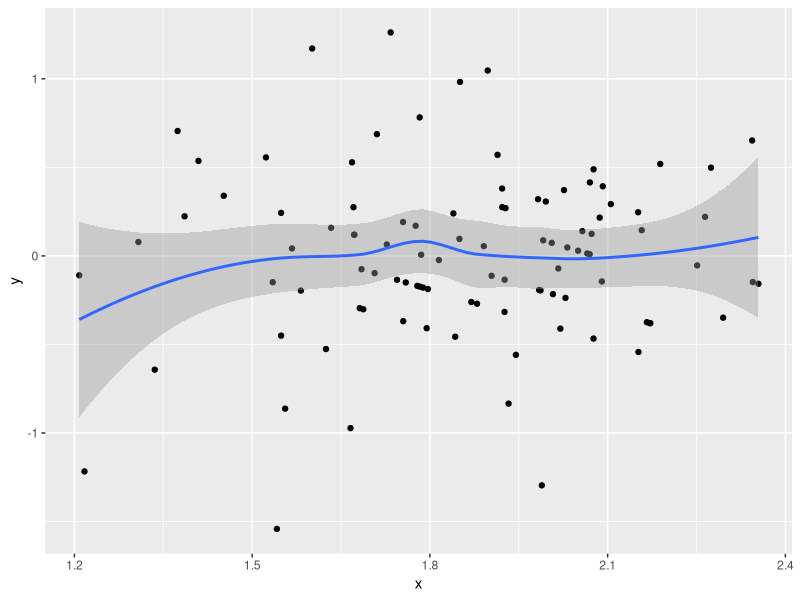
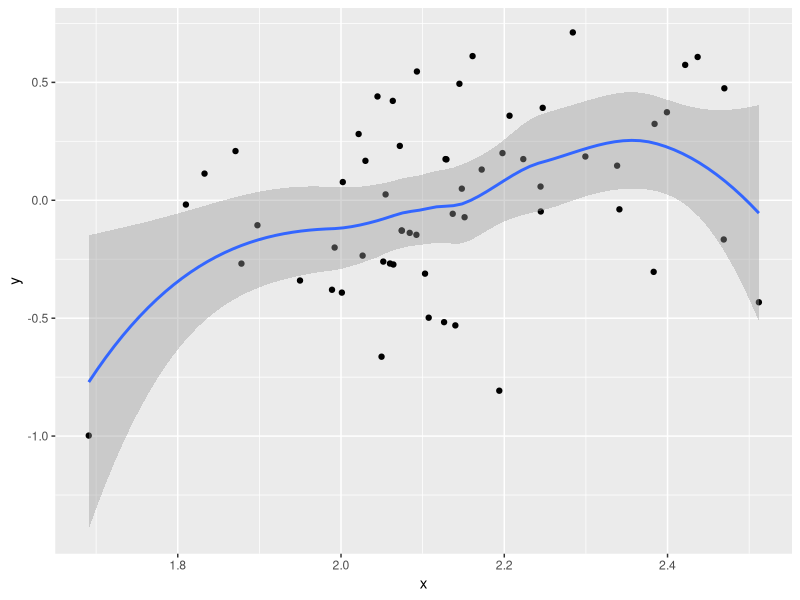
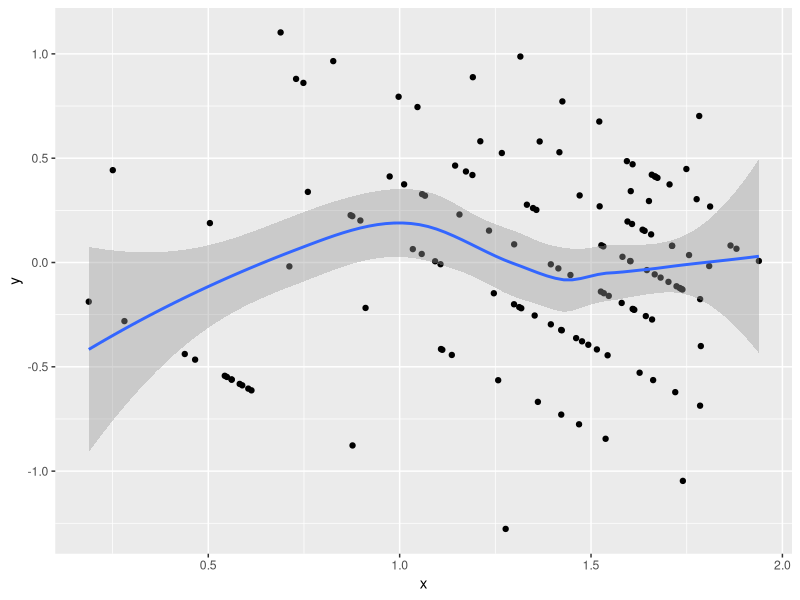
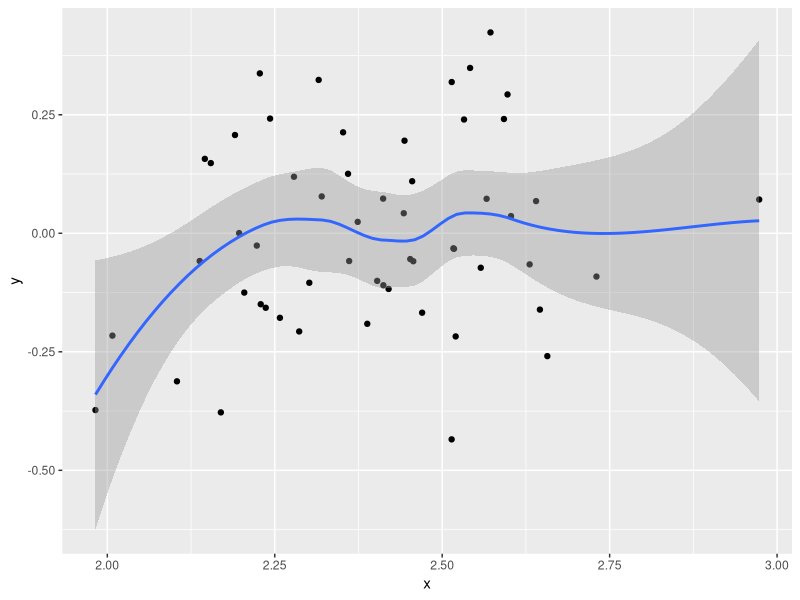
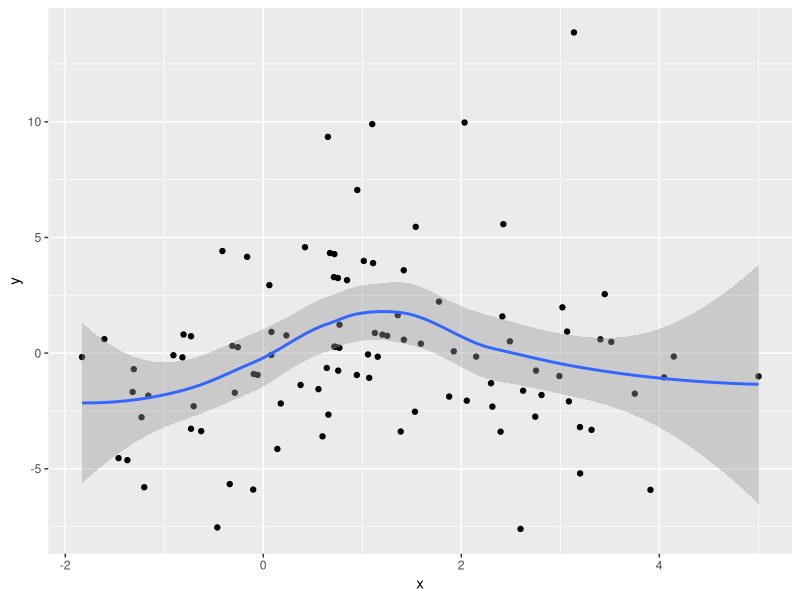
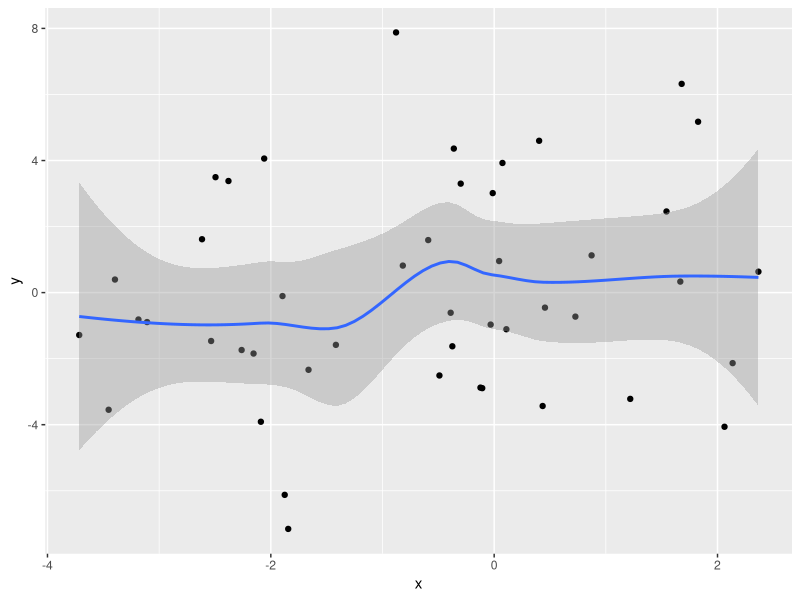

The R source for these figures, in order:
## -----------------------------------------------------------------------------
## Title: Analysis of the academic performance and career duration of Taiwanese 
##        EEB PIs
##
## Author: Gen-Chang Hsu
##
## Date: 2022-02-03
##
## Description:
## 1. Fit GLMMs to examine the relationship of academic performance before 
##    recruitment/promotion vs. year of recruitment/promotion, PhD university origin, 
##    PhD university ranking, and gender
## 2. Fit GLMMs to examine the relationship of duration for recruitment/promotion vs. 
##    year of recruitment/promotion, PhD university origin, PhD university ranking,
##    gender, and academic performance
## 3. Fit GLMMs to examine the relationship of difference in academic performance 
##    before and after recruitment/promotion vs. year of recruitment/promotion, 
##    PhD university origin, PhD university ranking, and gender
##
## Notes:
## 1. This is only part of the entire data analyses of this project. Full code is 
##    available at the corresponding author Dr. Syuan-Jyun Sun (sysun@umich.edu)
##
## -----------------------------------------------------------------------------
set.seed(123)


# Libraries --------------------------------------------------------------------
library(tidyverse)
library(lme4)
library(car)


# Import files -----------------------------------------------------------------
Performance_duration_df <- read.csv("./Data_raw/publishperishdata.csv", header = T)
Performance_diff_df <- read.csv("./Data_raw/publishperish_h_index_diff.csv", header = T)


############################### Code starts here ###############################

# 1. Academic performance ------------------------------------------------------
### (1) Recruitment 
Performance_recruit_model <- lmer(log(h_index+1) ~ Assistant.since + PhD.taiwan + 
                                  PhD.uni.rank + sex + (1|University/Department), 
                                  data = filter(Performance_duration_df, 
                                                stage == "assistant" & 
                                                beforeafter == "after"))

# Model results
summary(Performance_recruit_model)
Anova(Performance_recruit_model)

# Model validation
ggplot(data = data.frame(x = fitted(Performance_recruit_model),
                         y = resid(Performance_recruit_model))) + 
  geom_point(aes(x, y)) + 
  geom_smooth(aes(x, y))

### (2) Promotion
Performance_promotion_model <- lmer(log(h_index+1) ~ full.professor + PhD.taiwan + 
                                    PhD.uni.rank + sex + (1|University/Department), 
                                    data = filter(Performance_duration_df, 
                                                  stage == "full" & 
                                                  beforeafter == "before"))

# Model results
summary(Performance_promotion_model)
Anova(Performance_promotion_model)

# Model validation
ggplot(data = data.frame(x = fitted(Performance_promotion_model),
                         y = resid(Performance_promotion_model))) + 
  geom_point(aes(x, y)) + 
  geom_smooth(aes(x, y))


# 2. Career duration -----------------------------------------------------------
### (1) Recruitment 
Duration_recruit_model <- lmer(log(time.to.assistant+1) ~ h_index*Assistant.since + 
                               PhD.taiwan + PhD.uni.rank + sex + (1|University/Department),
                               data = filter(Performance_duration_df, 
                                             stage == "assistant" & 
                                             beforeafter == "before"))

# Model results
summary(Duration_recruit_model)
Anova(Duration_recruit_model, type = 3)  # type 3 anova for significant interaction term

# Model validation
ggplot(data = data.frame(x = fitted(Duration_recruit_model),
                         y = resid(Duration_recruit_model))) + 
  geom_point(aes(x, y)) + 
  geom_smooth(aes(x, y))

### (2) Promotion 
Duration_promotion_model <- lmer(log(time.to.full+1) ~ h_index + full.professor + 
                                 PhD.taiwan + PhD.uni.rank + sex + (1|University/Department),
                                 data = filter(Performance_duration_df, 
                                               stage == "full" & 
                                               beforeafter == "before"))

# Model results
summary(Duration_promotion_model)
Anova(Duration_promotion_model)

# Model validation
ggplot(data = data.frame(x = fitted(Duration_promotion_model),
                         y = resid(Duration_promotion_model))) + 
  geom_point(aes(x, y)) + 
  geom_smooth(aes(x, y))


# 3. Performance difference ----------------------------------------------------
### (1) Recruitment
Diff_recruit_model <- lmer(h_index_diff ~ Assistant.since + PhD.taiwan + 
                           PhD.uni.rank + sex + (1|University/Department),
                           data = filter(Performance_diff_df, stage == "assistant"))

# Model results
summary(Diff_recruit_model)
Anova(Diff_recruit_model)

# Model validation
ggplot(data = data.frame(x = fitted(Diff_recruit_model),
                         y = resid(Diff_recruit_model))) + 
  geom_point(aes(x, y)) + 
  geom_smooth(aes(x, y))

### (2) Promotion
Diff_promotion_model <- lmer(h_index_diff ~ full.professor + PhD.taiwan + 
                             PhD.uni.rank + sex + (1|University/Department),
                             data = filter(Performance_diff_df, stage == "full"))

# Model results
summary(Diff_promotion_model)
Anova(Diff_promotion_model)

# Model validation
ggplot(data = data.frame(x = fitted(Diff_promotion_model),
                         y = resid(Diff_promotion_model))) + 
  geom_point(aes(x, y)) + 
  geom_smooth(aes(x, y))


